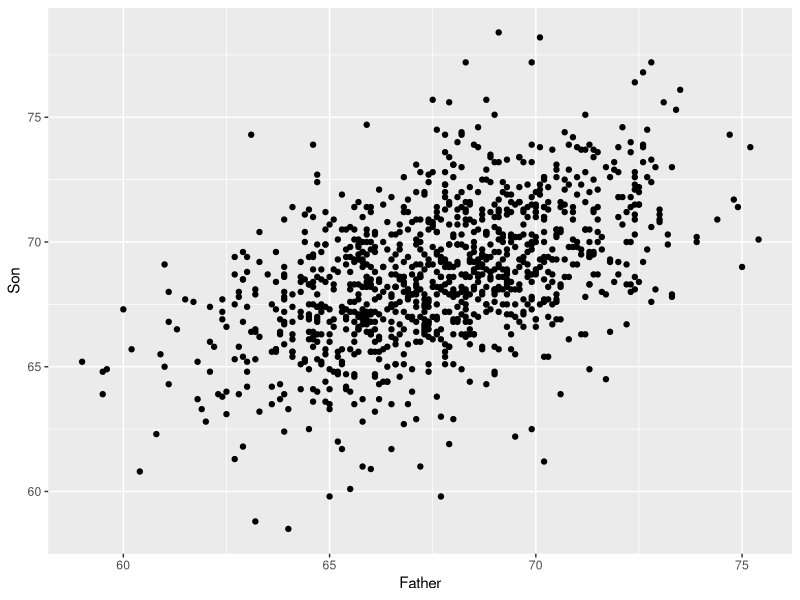
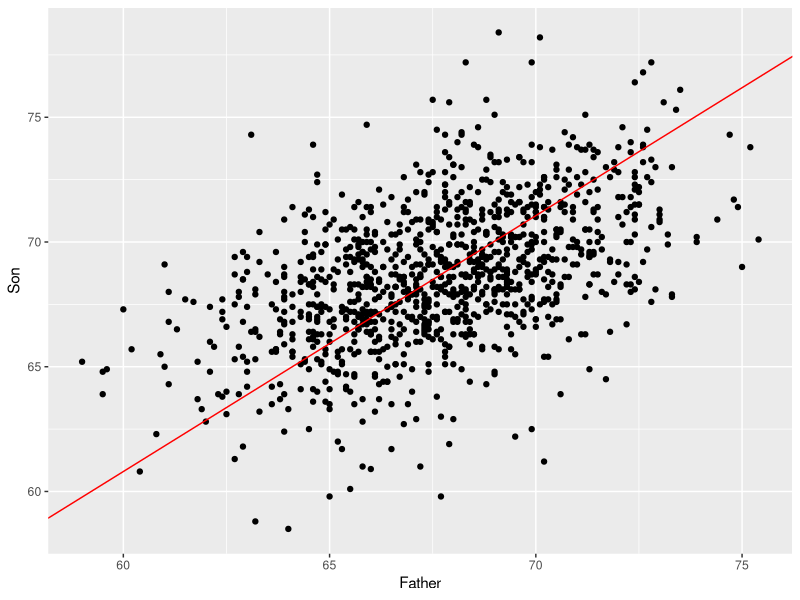
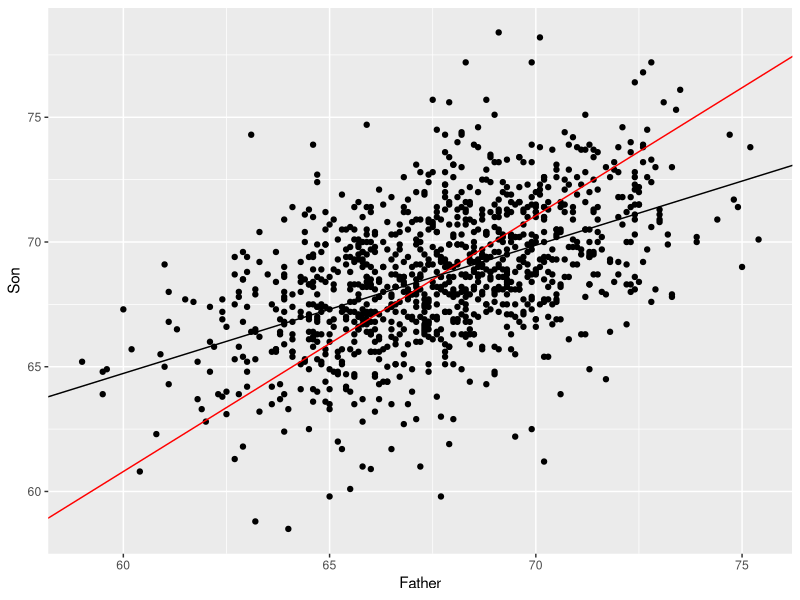

Here is the R script that generated these plots, in order:
# Lesson 11 Assignment - Regression Part 1

# Your assignment is to write the commands instructed in the comments below. To run your
# commands, simply hit Ctrl+Enter (command+return on a MAC) when the cursor is on that 
# command line. You can also type commands directly into the Console below, but you must
# save them in this file for your assignment.

# Do not change these four lines or GradeScope will not work
library(readxl)
library(dplyr)
library(ggplot2)
fs <- read_excel("Father-son-height.xlsx")

## Father Son Height

#We'll start by examining the famous dataset collected by Pearson (of 'Pearson 
# correlation' fame) of fathers' and sons' heights in 1903. In the code chunk above 
# is the code to load the dataset under the name fs (for father-son).

#1. Create a scatter plot with son heights on the y axis. Use the classic theme.
# Save the plot as plotfs.
plotfs <- ggplot(fs, aes(x = Father, y = Son)) +
  geom_point()

#2. Using dplyr, create a report of the following metrics for both fathers and sons:
# mean (meanf and means), standard deviation (sdf and sds), maximum (maxf and maxs),
# minimum (minf and mins). Call the report summstats.
summstats <- fs %>% 
  summarize(meanf = mean(Father),
             means = mean(Son),
             sdf = sd(Father),
             sds = sd(Son),
             maxf = max(Father),
             maxs = max(Son),
             minf = min(Father),
             mins = min(Son))
  
#3. Are sons shorter than the fathers?
# *ENTER ANSWER HERE*

#4. Are sons' heights less variant than fathers' heights?
# *ENTER ANSWER HERE*

#5. Redo the scatter plot from question 1 but this time add this line of code to 
# the plot *geom_abline(slope = 1.025627, intercept = -.737, color = "red")*. The 
# slope of 1.025627 is sds / sdf, the standard deviation of son heights divided 
# by the standard deviation of father heights. Save the plot as plotfs2.
plotfs2 <- ggplot(fs, aes(x = Father, y = Son)) +
  geom_point() +
  geom_abline(slope = 1.025627, intercept = -.737, color = "red")

  
# This line is not the regression line, but pretend for a second that it is the 
# regression line. 

#6. What would be the interpretation of the slope coefficient?
# *ENTER ANSWER HERE*

# This slope coefficient has a nice interpretation: every additional inch of
# height a father has translates to about an additional inch we can expect his
# son to be.

#7. At first glance, this red line seems to "fit" the points nicely. But take 
# a look at fathers 70 inches and taller. If we used the red line to guess their 
# sons' heights, would our guesses more often be too high or too low? Or would 
# they be too high and too low an equal number of times?
# *ENTER ANSWER HERE*
  
#8. Now look at fathers 65 inches and shorter. If we used the red line to guess
# their sons' heights, would our guess more often be too high or too low? Or 
# would the be too high and too low an equal number of times?
# *ENTER ANSWER HERE*

# The answers to those previous questions illustrate regression to the mean. If
# you use a father's height to guess his son's height, your guesses will be 
# systematically wrong for tall fathers and for short fathers.

# Now let's calculate the real regression line. The formula for the regression
# line slope is shown in the file SlopeFormula.png.

#9. Apply this formula to report the slope of the regression line. (You've already 
# calculated sdf and sds, the stand deviation of fathers and sons, respectively. 
# Calculate the correlation between the two height variables.) Save the slope
# as htslope.
cor(fs$Father, fs$Son)
htslope = cor(fs$Father, fs$Son) * summstats$sds / summstats$sdf

#10. What is the y-intercept of the regression line? (Remember, the line goes 
# through the means. Isolate the y-intercept, b0, from the basic regression 
# equation, y = b0 + b1*x, by substituting the mean height of fathers in to the 
# x value, the mean height of sons into y, and doing basic algebra.) Save the 
# intercept as htint.
htint <- summstats$means - htslope * summstats$meanf

#11. Plot the heights again, with the same red line from question 5, and add the 
# regression line using *geom_abline(slope = , intercept = )*. (Do not specify 
# a color so it is plotted in black.) Save the plot as plotfs3.
plotfs3 <- ggplot(fs, aes(x = Father, y = Son)) +
  geom_point() +
  geom_abline(slope = 1.025627, intercept = -.737, color = "red") +
  geom_abline(slope = htslope, intercept = htint)


#12. Look again at fathers 70 inches and taller. If we use the regression line 
# to guess their sons' heights, will our guesses more often be too high, too low, 
# or too high and too low an equal number of times?
# *ENTER ANSWER HERE*
                                                                  
#13. Now look at fathers 65 inches and shorter. If we use the regression line to 
# guess their sons' heights, will our guesses more often be too high, too low, 
# or too high and too low an equal number of times?
# *ENTER ANSWER HERE*

#14. How many fathers are 72 inches or taller? Save the answer as f72.
f72 <- sum(fs$Father >= 72)

#15. How many sons are 72 inches or taller? Save the answer as s72.
s72 <- sum(fs$Son >= 72)

#16. What is our best guess for the height of a man whose father was 72 inches?
# Save the answer as sonest72.
sonest72 <- htint + htslope*72

#17. Men who are 72 inches tall have sons with an average height that is lower 
# than 72 inches. How is it that we end up with so many sons 72 inches tall and 
# taller if tall men have sons with average heights lower than theirs?
# *ENTER ANSWER HERE*

#18. Let's use R to do the regression model for us. Save the regression model 
# as htreg. (Remember, we are predicting sons' heights from fathers' heights.)
htreg <- lm(Son ~ Father, data = fs)

#19. Output the summary of the regression model.
summary(htreg)

# In the coefficients table, the column labeled Pr(>|t|) is the p-value of a 
# hypothesis test. The null hypothesis for the hypothesis test is that the 
# coefficient = 0. For the hypothesis test on the slope coefficient, a 
# coefficient of 0 would mean there is no linear relationship between fathers' 
# heights and sons' heights and that any observed relationship is due to random 
# chance. 
                                                                
#20. Is the slope coefficient of .514 due to random chance?
# *ENTER ANSWER HERE*
                                                                  
# We will now use this regression model to predict the heights of the sons of 
# five men: Shawn Bradley (90 inches tall), Shaquille O'Neal (85), Magic Johnson 
# (81), Kareem Abdul_Jabbar (86), and Boban Marjanović (88).

#21. Create a matrix of dimension 5 by 1 (5 rows, 1 column) with the heights of 
# those five NBA players. Call it nbaht.
nbaht <- matrix(c(90, 85, 81, 86, 88), nrow = 5)

# In order to input those values into the regression model, they need to come 
# from a data frame with the same variable names as the x-variable in our 
# regression model. 

#22. Convert nbaht to a data frame and give its lone variable the name, "Father".
nbaht <- data.frame(nbaht)
names(nbaht) <- "Father"

#23. Predict the heights of the sons of these NBA players using the *predict()* 
# function. Save the predictions as predson.
predson <- predict(htreg, newdata = nbaht)

#24. Refer back to the maximum height of the fathers in the data set. By using 
# this data to predict the heights of these NBA players' sons, we are engaging 
# in what dangerous practice?
# *ENTER ANSWER HERE*


## Regression to the mean
# **OPTIONAL** *EXTRA CREDIT**
# Give me an example of regression to the mean you've observed in society, in 
# the media, or in your own life. Bonus points if it's a phenomenon that people 
# often ascribe some alternate meaning to.
# * ENTER ANSWER HERE *